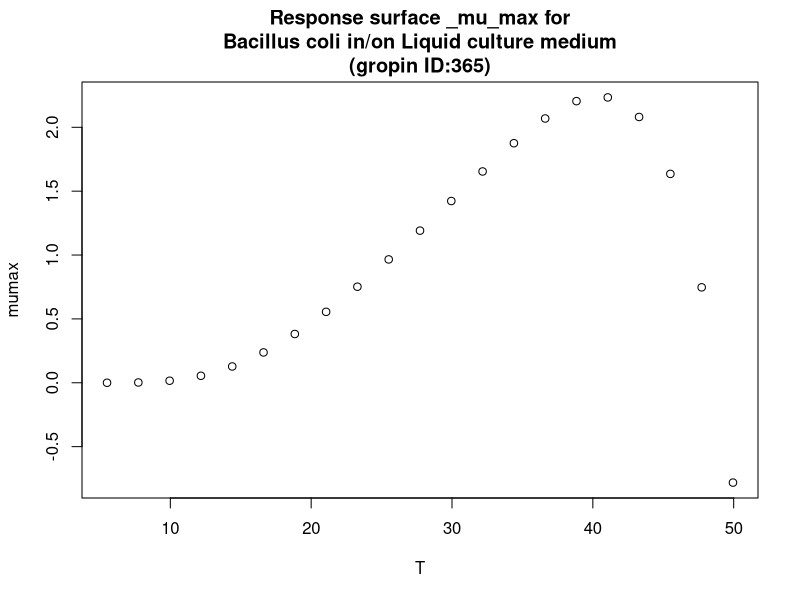

Write the R code that produced this figure.
#############################
# start of Parameter script
#############################
T <- seq(5.5055,49.95004995005,length.out=21)
#############################
# end of Parameter script
#############################
############################# 
# start of Model script Gropin ID 365 
#############################
 
# constant coefficients for this model
 
variables <- data.frame(T)
argumentsPar <- unique.data.frame(expand.grid(variables))
 
# heart of the model
response_surface <- function(T) {
   mumax <-(13.29*exp(-66.87/T))-(327509*exp(-561.87/T))

	return(mumax=mumax)
} 

# output parameters
responseSurface <- cbind(argumentsPar,response_surface(argumentsPar['T']))
colnames(responseSurface) <- c(colnames(argumentsPar),'mumax')
#############################
# End of Model script
#############################
############################# 
# start of Visualisation script Gropin ID 365 
#############################
titleText <-'Response surface _mu_max for
Bacillus coli in/on Liquid culture medium
(gropin ID:365)'
plot(T,responseSurface$'mumax',xlab='T',
                          ylab='mumax',main=titleText)
#############################
# End of Visualisation script
#############################
